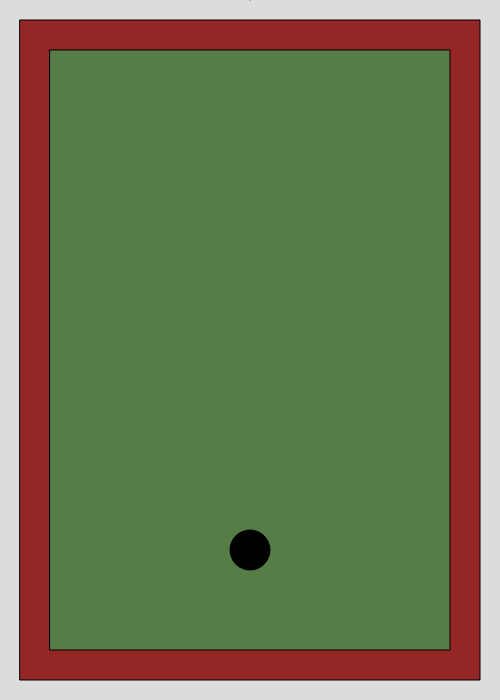
Frame 1 (no input)
Frame 60 (no input): identical to frame 1, image omitted
Frame 120 (the mouse pressed at the canvas centre since frame 60): identical to frame 1, image omitted

The p5.js sketch that drew this single still picture (run headless with seeded random() and noise() and a simulated clock; from frame 60 on, the mouse is pressed at the canvas centre):

// p5.js sketch
// ── sketch.js
let x = 250;
let y = 550;
let r = 40;
let V = -90;
let v = 10;

function setup() {
  createCanvas(500, 700);
  angleMode(DEGREES);
}

function draw() {
  background(220);
  fill(148, 38, 38);
  rect(20, 20, 460, 660);
  fill(86, 125, 70);
  rect(50, 50, 400, 600);
  fill(0, 0, 0);
  circle(250, 550, 40);
  if (keyIsPressed) {
    if (keyIsDown(RIGHT_ARROW)) {
      V += 0.5;
    } else if (keyIsDown(LEFT_ARROW)) {
      V -= 0.5;
    }
  }
  beginShape();
  print(x, y, sin(V));
  for (let i = 0; i < 100; i++) {
    x = x * (1 + cos(V));
    y = y * (1 + sin(V));
    vertex(x, y);
  }
  endShape();
}
